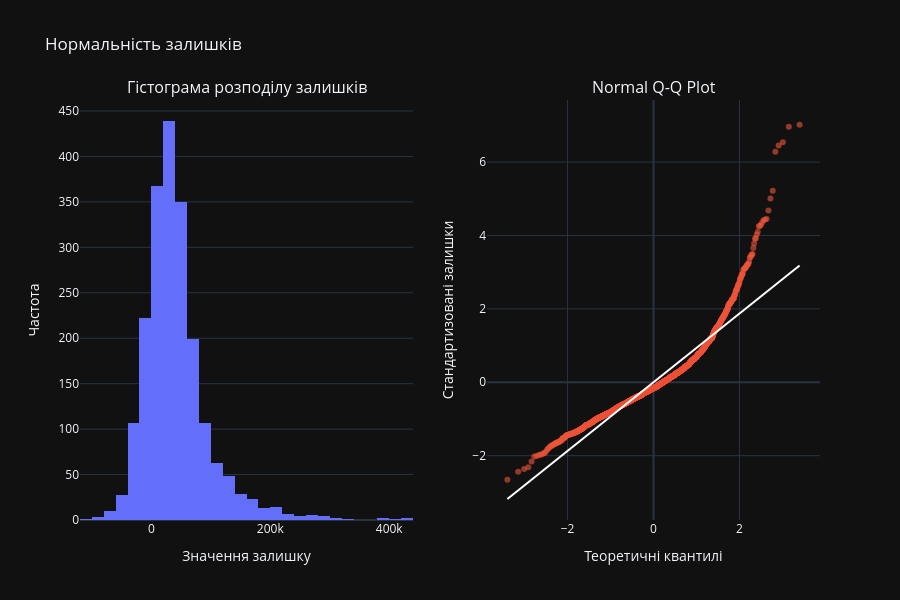

This figure's notebook cell:
### Markdown cell above
На графіку Residuals vs Predicted Values червона лінія тренду (Lowess) має бути максимально наближеною до горизонтальної лінії y=0. Наявність чітко вираженої параболічної форми чи вигинів свідчить про те, що зв'язок між деякими ознаками та ціною не є лінійним (можливо, ціна залежить від квадрату площі, що вимагає додавання поліноміальних ознак або логарифмування ціни).

### Code cell
fig2 = make_subplots(rows=1, cols=2, subplot_titles=("Гістограма розподілу залишків", "Normal Q-Q Plot"))
fig2.add_trace(go.Histogram(x=residuals, nbinsx=40, name="Залишки", marker_color='#636EFA'), row=1, col=1)
residuals_std = (residuals - numpy.mean(residuals)) / numpy.std(residuals)
(osm, osr), (slope, intercept, r) = stats.probplot(residuals_std, dist="norm")
fig2.add_trace(go.Scatter(x=osm, y=osr, mode='markers', name='Точки залишків', marker=dict(color='#EF553B', opacity=0.6)), row=1, col=2)
fig2.add_trace(go.Scatter(x=osm, y=slope*osm + intercept, mode='lines', name='Нормальний розподіл', line=dict(color='white', width=2)), row=1, col=2)
fig2.update_layout(title_text="Нормальність залишків", showlegend=False, height=600, template="plotly_dark")
fig2.update_xaxes(title_text="Значення залишку", row=1, col=1)
fig2.update_yaxes(title_text="Частота", row=1, col=1)
fig2.update_xaxes(title_text="Теоретичні квантилі", row=1, col=2)
fig2.update_yaxes(title_text="Стандартизовані залишки", row=1, col=2)
fig2.show()

### Figure 1 — Plotly figure (JSON) as saved in the notebook; plotly's stock layout.template omitted (floating-point values rounded to 4 significant figures; data arrays with more than 128 entries replaced by an {"elided": "..."} marker saying what was removed)
{"data": [{"marker": {"color": "#636EFA"}, "name": "Залишки", "nbinsx": 40, "type": "histogram", "x": {"elided": "2051 float values"}, "xaxis": "x", "yaxis": "y"}, {"marker": {"color": "#EF553B", "opacity": 0.6}, "mode": "markers", "name": "Точки залишків", "type": "scatter", "x": {"elided": "2051 float values"}, "xaxis": "x2", "y": {"elided": "2051 float values"}, "yaxis": "y2"}, {"line": {"color": "white", "width": 2}, "mode": "lines", "name": "Нормальний розподіл", "type": "scatter", "x": {"elided": "2051 float values"}, "xaxis": "x2", "y": {"elided": "2051 float values"}, "yaxis": "y2"}], "layout": {"annotations": [{"font": {"size": 16}, "showarrow": false, "text": "Гістограма розподілу залишків", "x": 0.225, "xanchor": "center", "xref": "paper", "y": 1, "yanchor": "bottom", "yref": "paper"}, {"font": {"size": 16}, "showarrow": false, "text": "Normal Q-Q Plot", "x": 0.775, "xanchor": "center", "xref": "paper", "y": 1, "yanchor": "bottom", "yref": "paper"}], "height": 600, "showlegend": false, "title": {"text": "Нормальність залишків"}, "xaxis": {"anchor": "y", "domain": [0, 0.45], "title": {"text": "Значення залишку"}}, "xaxis2": {"anchor": "y2", "domain": [0.55, 1], "title": {"text": "Теоретичні квантилі"}}, "yaxis": {"anchor": "x", "domain": [0, 1], "title": {"text": "Частота"}}, "yaxis2": {"anchor": "x2", "domain": [0, 1], "title": {"text": "Стандартизовані залишки"}}}}
